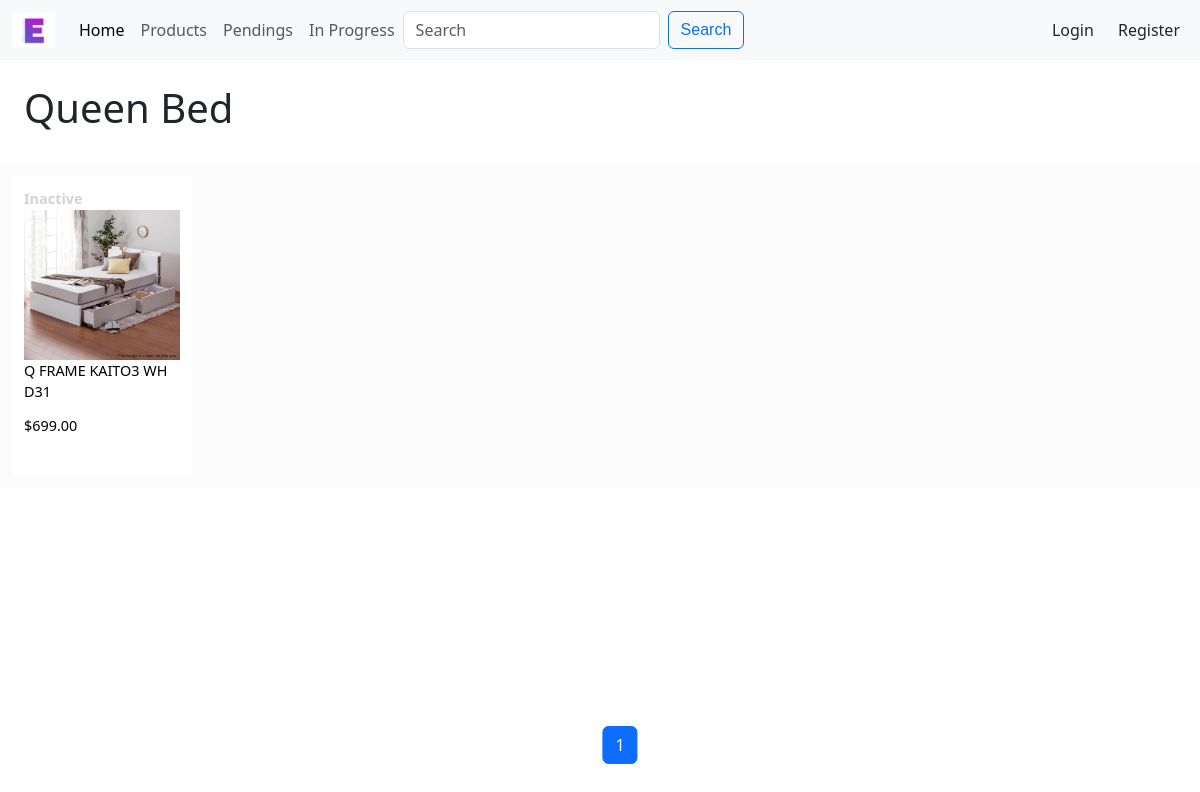
/category_products/Queen Bed, run on the app's committed database.
### esb/models.py (models this page shows, shortened)
class Category(models.Model):
    title = models.CharField(max_length=32, null=True, blank=True)
    type = models.CharField(max_length=32)
    def __str__(self):
        if self.title:
            return self.title
        else:
            return self.type
    class Meta:
        verbose_name_plural = "Categories"
        ordering = ["type", "title"]

class Product(models.Model):
    title = models.CharField(max_length=100)
    description = models.TextField(max_length=1000)
    category = models.ForeignKey(
        Category,
        on_delete=models.SET_NULL,
        blank=True,
        null=True,
        related_name="categories",
    )
    price = models.DecimalField(max_digits=10, decimal_places=2)
    active = models.BooleanField(default=False)
    created_at = models.DateTimeField(auto_now_add=True)
    updated_at = models.DateTimeField(auto_now=True)
    class Meta:
        ordering = ["-active", "id"]

class ProductImage(models.Model):
    product = models.ForeignKey(
        Product, on_delete=models.CASCADE, related_name="product_image")
    image = models.ImageField(upload_to="esb/static/esb/image")
    index = models.PositiveIntegerField(default=1, editable=False)
    class Meta:
        ordering = ["-product__id", "index"]

### esb/views.py (the view)
# urls.py: path("category_products/<str:category_name>",
def category_products(request, category_name):
    category = Category.objects.get(title=category_name)
    products = Product.objects.filter(category=category)
    paginator = Paginator(products, 18)
    page_number = request.GET.get("page")
    page_obj = paginator.get_page(page_number)
    prev_prev_page_number = page_obj.number - 2
    if page_obj.number + 2 in page_obj.paginator.page_range:
        next_next_page_number = page_obj.number + 2
    else:
        next_next_page_number = None
    return render(request, "esb/categoryP.html", {
        "category": category,
        "page_obj": page_obj,
        "next_next_page_number": next_next_page_number,
        "prev_prev_page_number": prev_prev_page_number
    })

### esb/templates/esb/categoryP.html (shortened to what this page needs)
{% extends 'esb/search.html' %}
{% load static %}
{% block top %}
<h1 class="padding1">{{ category }}</h1>
{% endblock %}

### esb/templates/esb/search.html (shortened to what this page needs)
{% extends 'esb/pendings.html' %}
{% load static %}
{% block body-view %}
    {% for p in page_obj %}
    <a class="pending-view" href="{% url 'product' p.id %}">
        {% if p.active %}
            <div style="font-weight:bolder;">Active</div>
        {% else %}
            <div style="font-weight:bolder;color:#d3d3d3;">Inactive</div>
        {% endif %}
        <div class="div-preview-img">
            {% if p.product_image.first.image.url %}
                <img src="{{ p.product_image.first.image.url }}" alt="{{ p.title }}">
            {% else %}
                No Image.
            {% endif %}
        </div>
        <div class="div-preview-title">
            {{ p.title }}
        </div>
        <div>
            ${{ p.price }}
        </div>
    </a>
    {% endfor %}
{% endblock %}

### esb/static/esb/styles.css (style rules this page uses)
body { padding-top: 3.75rem; padding-bottom: 3.75rem; }
.padding1 { padding: 2%; }
.pending-view { padding: 1%; margin: 1%; text-decoration: none; color: black; width: 180px; height: 300px; font-size: calc(0.6rem + 0.4vw); background-color: white; }
.div-preview-title { height: 20%; overflow: hidden; }
.div-preview-img { height: 150px; display: flex; justify-content: center; align-items: center; }
.div-preview-img img { width: 100%; max-height: 100%; }

### data on the page
Category: title "Queen Bed"
Product: active "Inactive", product_image.first.image (picture), title "Q FRAME KAITO3 WH D31", price "699.00"

### other printed values
{{ page_obj.number }} "1"
